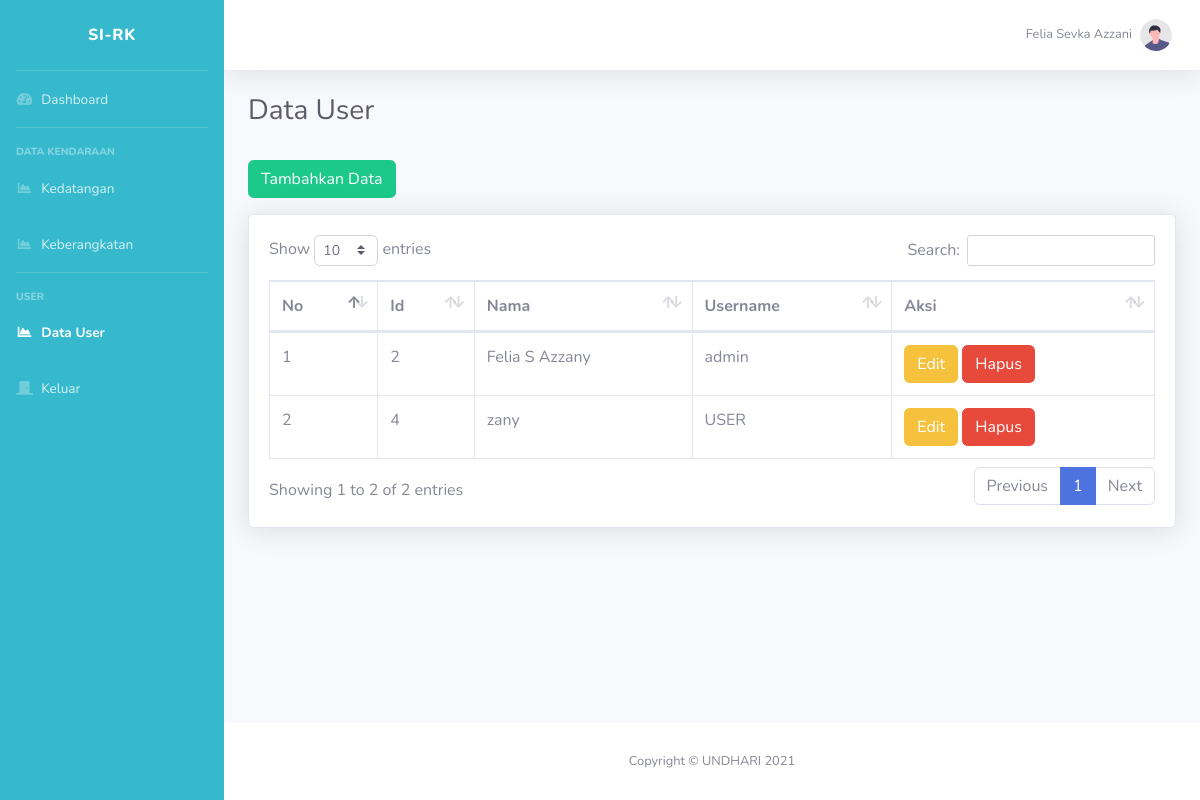
Page /data-user.php on the committed database.
### tables this page shows
CREATE TABLE `user` (
  `id` int(3) NOT NULL,
  `nama_lengkap` varchar(15) NOT NULL,
  `username` varchar(10) NOT NULL,
  `password` varchar(10) NOT NULL
);

### data-user.php (the view, shortened to what this page needs)
<!DOCTYPE html>
<html lang="en">
<head>
    <link href="vendor/fontawesome-free/css/all.min.css" rel="stylesheet" type="text/css">
    <link href="css/sb-admin-2.min.css" rel="stylesheet">
    <link href="vendor/datatables/dataTables.bootstrap4.min.css" rel="stylesheet">
</head>
<body id="page-top">
    <div id="wrapper">
        <ul class="navbar-nav bg-info sidebar sidebar-dark accordion" id="accordionSidebar">
            <a class="sidebar-brand d-flex align-items-center justify-content-center" href="index.php">
                <div class="sidebar-brand-text mx-3">SI-RK</div>
            </a>
            <hr class="sidebar-divider my-0">
            <li class="nav-item">
                <a class="nav-link" href="index.php">
                    <i class="fas fa-fw fa-tachometer-alt"></i>
                    <span>Dashboard</span></a>
            </li>
            <hr class="sidebar-divider">
            <div class="sidebar-heading">
                Data Kendaraan
            </div>
            <li class="nav-item">
                <a class="nav-link" href="data-kedatangan.php">
                    <i class="fas fa-fw fa-chart-area"></i>
                    <span>Kedatangan</span></a>
            </li>
            <li class="nav-item">
                <a class="nav-link" href="data-keberangkatan.php">
                    <i class="fas fa-fw fa-chart-area"></i>
                    <span>Keberangkatan</span></a>
            </li>
            <hr class="sidebar-divider">
            <div class="sidebar-heading">
                User
            </div>
            <li class="nav-item active">
                <a class="nav-link" href="charts.php">
                    <i class="fas fa-fw fa-chart-area"></i>
                    <span>Data User</span></a>
            </li>
            <li class="nav-item">
                <a class="nav-link" href="login.php">
                    <i class="fas fa-door-closed"></i>
                    <span>Keluar</span></a>
            </li>
        </ul>
        <div id="content-wrapper" class="d-flex flex-column">
            <div id="content">
                <nav class="navbar navbar-expand navbar-light bg-white topbar mb-4 static-top shadow">
                    <ul class="navbar-nav ml-auto">
                        <li class="nav-item dropdown no-arrow">
                            <a class="nav-link dropdown-toggle" href="#" id="userDropdown" role="button"
                                data-toggle="dropdown" aria-haspopup="true" aria-expanded="false">
                                <span class="mr-2 d-none d-lg-inline text-gray-600 small">Felia Sevka Azzani</span>
                                <img class="img-profile rounded-circle"
                                    src="img/undraw_profile.svg">
                        </li>
                    </ul>
                </nav>
                <div class="container-fluid">
                    <h1 class="h3 mb-4 text-gray-800">Data User</h1>
                    <a href="input-user.php" class="btn btn-success mt-2 mb-3">Tambahkan Data</a>
                    <div class="card shadow mb-4">
                        <div class="card-body">
                            <div class="table-responsive">
                                <table class="table table-bordered" id="dataTable" width="100%" cellspacing="0">
                                    <thead>
                                        <tr>
                                            <th>No</th>
                                            <th>Id</th>
                                            <th>Nama</th>
                                            <th>Username</th>
                                             <th>Aksi</th>
                                        </tr>
                                    </thead>
                                    <tbody>
                                        <?php
                                            include('koneksi.php');
                                            $query = mysqli_query($koneksi, "SELECT * FROM user");
                                            $no = 0;
                                            while($data = mysqli_fetch_array($query))
                                            {
                                                $no++;
                                        ?>
                                        <tr>
                                            <td><?= $no ?></td>
                                            <td><?= $data['id']?></td>
                                            <td><?= $data['nama_lengkap']?></td>
                                            <td><?= $data['username'] ?></td>
                                            <td>
                                                <a href="edit-user.php?id=<?= $data['id']?>" class="btn btn-warning">Edit</a>
                                                <a href="hapus-user-proses.php?id=<?= $data['id']?>" class="btn btn-danger">Hapus</a>
                                            </td>
                                        </tr>
                                        <?php
                                            }
                                        ?>
                                    </tbody>
                                </table>
                            </div>
                        </div>
                    </div>
                </div>
            </div>
            <footer class="sticky-footer bg-white">
                <div class="container my-auto">
                    <div class="copyright text-center my-auto">
                        <span>Copyright &copy; UNDHARI 2021</span>
                    </div>
                </div>
            </footer>
        </div>
    </div>
</body>
</html>

### rows in the picture
user: id "2", nama_lengkap "Felia S Azzany", username "admin"
user: id "4", nama_lengkap "zany", username "USER"
